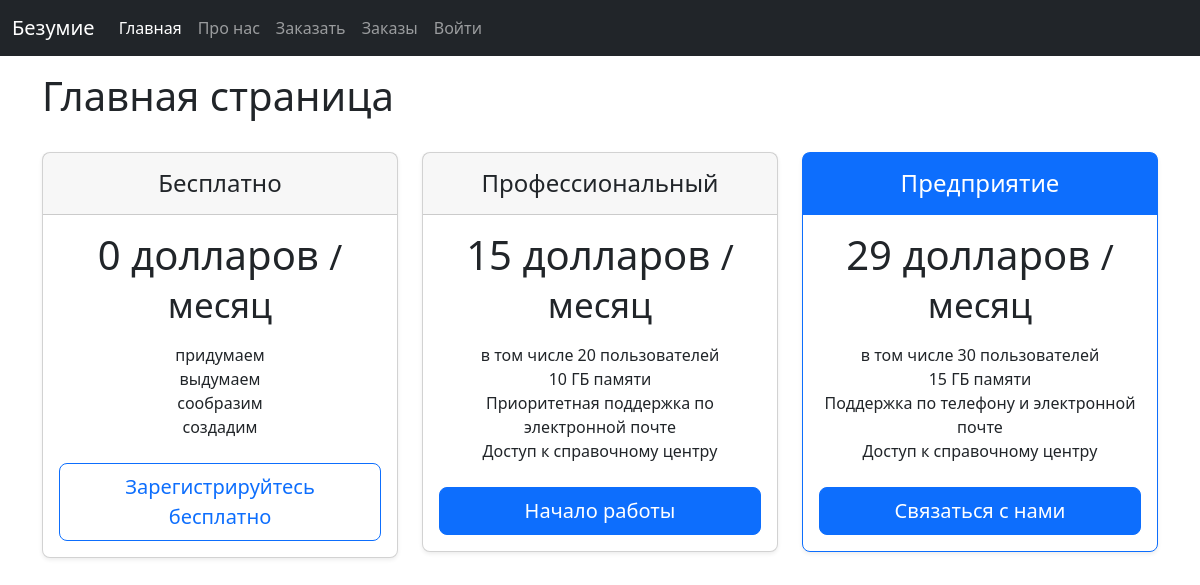
The page / on the database its author committed.
### main/models.py (models this page shows, shortened)
class FreeServices(models.Model):
    case1 = models.CharField(max_length=150)
    case2 = models.CharField(max_length=150)
    case3 = models.CharField(max_length=150)
    case4 = models.CharField(max_length=150)
    class Meta:
        verbose_name = 'бесплатные услуги'
        verbose_name_plural = 'бесплатные услуги'

### main/views.py (the view)
# urls.py: path('', views.index, name = 'home'),
def index(request):
    services_free = FreeServices.objects.filter()[:1].get()
    return render(request, 'main/index.html', {'title': 'Главная страница', 'services': services_free})

### main/templates/main/index.html (shortened to what this page needs)
{% extends 'main/base.html' %}
{% block content %}
<br>
<h1>Главная страница</h1>
<br>
  <main>
    <div class="row row-cols-1 row-cols-md-3 mb-3 text-center">
      <div class="col">
        <div class="card mb-4 rounded-3 shadow-sm">
          <div class="card-header py-3">
            <h4 class="my-0 fw-normal"><ya-tr-span>Бесплатно</ya-tr-span></h4>
          </div>
          <div class="card-body">
            <h1 class="card-title pricing-card-title"><ya-tr-span>0 долларов </ya-tr-span><small class="text-body-secondary fw-light"><ya-tr-span data-index="8-0" data-value="/mo" data-translation="/ месяц" data-ch="0" data-type="trSpan">/ месяц</ya-tr-span></small></h1>
            <ul class="list-unstyled mt-3 mb-4">
              <li><ya-tr-span>{{services.case1}}</ya-tr-span></li>
              <li><ya-tr-span>{{services.case2}}</ya-tr-span></li>
              <li><ya-tr-span>{{services.case3}}</ya-tr-span></li>
              <li><ya-tr-span>{{services.case4}}</ya-tr-span></li>
            </ul>
            <button type="button" class="w-100 btn btn-lg btn-outline-primary"><ya-tr-span>Зарегистрируйтесь бесплатно</ya-tr-span></button>
          </div>
        </div>
      </div>
      <div class="col">
        <div class="card mb-4 rounded-3 shadow-sm">
          <div class="card-header py-3">
            <h4 class="my-0 fw-normal"><ya-tr-span>Профессиональный</ya-tr-span></h4>
          </div>
          <div class="card-body">
            <h1 class="card-title pricing-card-title"><ya-tr-span>15 долларов </ya-tr-span><small class="text-body-secondary fw-light"><ya-tr-span>/месяц</ya-tr-span></small></h1>
            <ul class="list-unstyled mt-3 mb-4">
              <li><ya-tr-span>в том числе 20 пользователей</ya-tr-span></li>
              <li><ya-tr-span>10 ГБ памяти</ya-tr-span></li>
              <li><ya-tr-span>Приоритетная поддержка по электронной почте</ya-tr-span></li>
              <li>Доступ к справочному центру</li>
            </ul>
            <button type="button" class="w-100 btn btn-lg btn-primary"><ya-tr-span>Начало работы</ya-tr-span></button>
          </div>
        </div>
      </div>
      <div class="col">
        <div class="card mb-4 rounded-3 shadow-sm border-primary">
          <div class="card-header py-3 text-bg-primary border-primary">
            <h4 class="my-0 fw-normal">Предприятие</h4>
          </div>
          <div class="card-body">
            <h1 class="card-title pricing-card-title"><ya-tr-span>29 долларов </ya-tr-span><small class="text-body-secondary fw-light"><ya-tr-span>/месяц</ya-tr-span></small></h1>
            <ul class="list-unstyled mt-3 mb-4">
              <li><ya-tr-span>в том числе 30 пользователей</ya-tr-span></li>
              <li><ya-tr-span>15 ГБ памяти</ya-tr-span></li>
              <li><ya-tr-span>Поддержка по телефону и электронной почте</ya-tr-span></li>
              <li>Доступ к справочному центру</li>
            </ul>
            <button type="button" class="w-100 btn btn-lg btn-primary"><ya-tr-span>Связаться с нами</ya-tr-span></button>
          </div>
        </div>
      </div>
    </div>
  </main>
{% endblock %}

### rows shown on the page
FreeServices: case1 "придумаем", case2 "выдумаем", case3 "сообразим", case4 "создадим"
